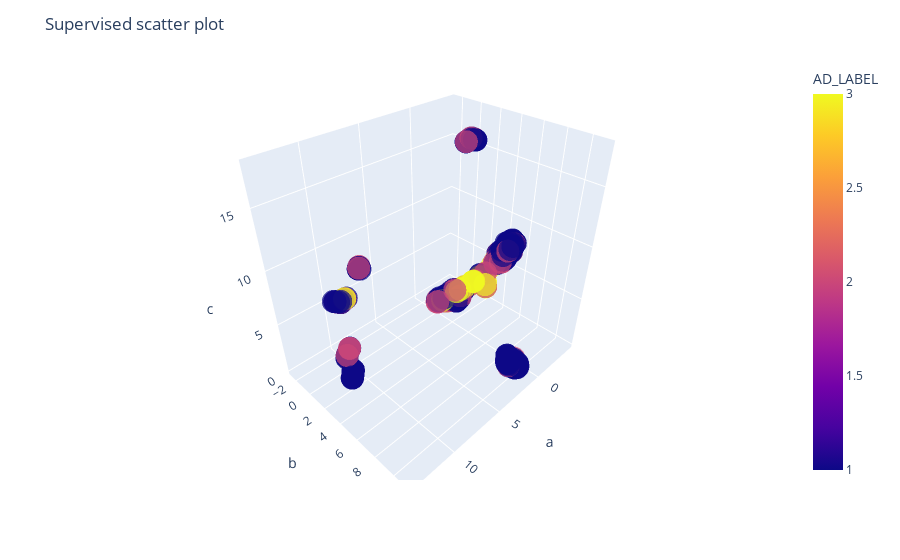

The notebook cell saved with this chart:
### Markdown cell above
**Understand AD bounds from a 3-D perspective**

It's important to factor in the *z-axis* when deciding on final bounds.

### Code cell
# configure 3-D plot
import plotly.express as px

x = embeddings[:, 0]
y = embeddings[:, 1]
z = embeddings[:, 2]

columns = ['umap_comp_1', 'umap_comp_3', 'umap_comp_3']
scatter_df = pd.DataFrame(data=embeddings, columns=['a', 'b', 'c'])

# add all of the original df datapoints to scatter df for hover data
scatter_df = pd.merge(scatter_df, df, left_index=True, right_index=True)
fig = px.scatter_3d(
    scatter_df,
    x='a',
    y='b',
    z='c',
    color='AD_LABEL',
    opacity=0.7,
    hover_data=['AGE', 'CDR', 'MMSE']
)

# Default parameters which are used when `layout.scene.camera` is not provided
name = 'Supervised scatter plot'
camera = dict(
    up=dict(x=0, y=0, z=1),
    center=dict(x=0, y=0, z=0),
    eye=dict(x=1.25, y=1.25, z=1.25)
)
fig.update_layout(scene_camera=camera, title=name)
fig.show()

### Figure 1 — Plotly figure (JSON) as saved in the notebook; plotly's stock layout.template omitted (floating-point values rounded to 4 significant figures; data arrays with more than 128 entries replaced by an {"elided": "..."} marker saying what was removed)
{"data": [{"customdata": {"elided": "564x3 float values"}, "hovertemplate": "a=%{x}<br>b=%{y}<br>c=%{z}<br>AGE=%{customdata[0]}<br>CDR=%{customdata[1]}<br>MMSE=%{customdata[2]}<br>AD_LABEL=%{marker.color}<extra></extra>", "legendgroup": "", "marker": {"color": {"elided": "564 int values"}, "coloraxis": "coloraxis", "opacity": 0.7, "symbol": "circle"}, "mode": "markers", "name": "", "scene": "scene", "showlegend": false, "type": "scatter3d", "x": {"elided": "564 float values"}, "y": {"elided": "564 float values"}, "z": {"elided": "564 float values"}}], "layout": {"coloraxis": {"colorbar": {"title": {"text": "AD_LABEL"}}, "colorscale": [[0, "#0d0887"], [0.1111, "#46039f"], [0.2222, "#7201a8"], [0.3333, "#9c179e"], [0.4444, "#bd3786"], [0.5556, "#d8576b"], [0.6667, "#ed7953"], [0.7778, "#fb9f3a"], [0.8889, "#fdca26"], [1, "#f0f921"]]}, "legend": {"tracegroupgap": 0}, "margin": {"t": 60}, "scene": {"camera": {"center": {"x": 0, "y": 0, "z": 0}, "eye": {"x": 1.25, "y": 1.25, "z": 1.25}, "up": {"x": 0, "y": 0, "z": 1}}, "domain": {"x": [0, 1], "y": [0, 1]}, "xaxis": {"title": {"text": "a"}}, "yaxis": {"title": {"text": "b"}}, "zaxis": {"title": {"text": "c"}}}, "title": {"text": "Supervised scatter plot"}}}
